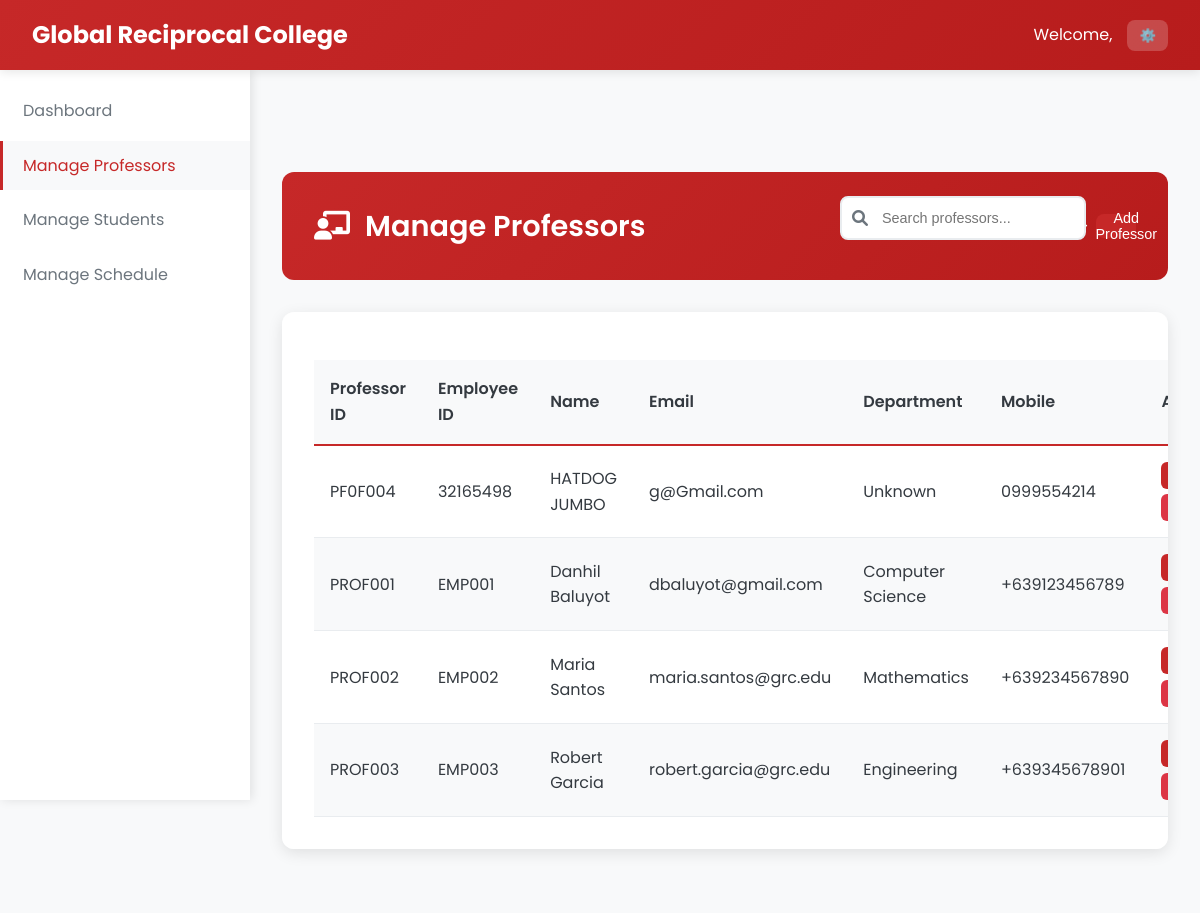
The app's page /Admin/admin_manage_professors.php (signed in) with its own data.
### tables this page shows
CREATE TABLE `professors` (
  `professor_id` varchar(20) NOT NULL,
  `employee_id` varchar(20) NOT NULL,
  `first_name` varchar(50) NOT NULL,
  `last_name` varchar(50) NOT NULL,
  `email` varchar(100) NOT NULL,
  `password` varchar(255) NOT NULL,
  `department` varchar(100) NOT NULL,
  `mobile` varchar(15) NOT NULL,
  `created_at` datetime NOT NULL,
  `updated_at` datetime NOT NULL
);

### Admin/admin_manage_professors.php (the view, shortened to what this page needs)
<?php
require_once '../php/db.php';
$query = "SELECT * FROM professors";
$professors = $pdo->query($query)->fetchAll();
?>
<!DOCTYPE html>
<html lang="en">
<head>
    <link rel="stylesheet" href="../css/styles_fixed.css">
    <link rel="stylesheet" href="https://cdnjs.cloudflare.com/ajax/libs/font-awesome/6.0.0/css/all.min.css">
</head>
<body>
    <nav class="navbar">
        <div class="navbar-brand">
            <span class="navbar-title">Global Reciprocal College</span>
        </div>
        <div class="navbar-user">
            <span>Welcome, <?php echo $_SESSION['name']; ?></span>
            <div class="user-dropdown">
                <button class="dropdown-toggle">⚙️</button>
            </div>
        </div>
    </nav>
    <aside class="sidebar">
        <ul class="sidebar-menu">
            <li class="sidebar-item">
                <a href="admin_dashboard.php" class="sidebar-link">Dashboard</a>
            </li>
            <li class="sidebar-item">
                <a href="admin_manage_professors.php" class="sidebar-link active">Manage Professors</a>
            </li>
            <li class="sidebar-item">
                <a href="admin_manage_students.php" class="sidebar-link">Manage Students</a>
            </li>
            <li class="sidebar-item">
                <a href="admin_manage_schedule.php" class="sidebar-link">Manage Schedule</a>
            </li>
        </ul>
    </aside>
    <main class="main-content">
        <div class="enhanced-header fade-in">
            <h1 class="header-title"><i class="fas fa-chalkboard-teacher" style="margin-right: 15px;"></i>Manage Professors</h1>
            <div class="header-actions">
                <div class="search-container">
                    <i class="fas fa-search search-icon"></i>
                    <input type="text" id="searchInput" class="search-input" placeholder="Search professors..." onkeyup="filterProfessors()">
                </div>
                <button class="btn-icon btn-primary" onclick="openModal('addProfessorModal')">
                    Add Professor
                </button>
            </div>
        </div>
        <div class="table-container">
            <table class="table">
                <thead>
                    <tr>
                        <th>Professor ID</th>
                        <th>Employee ID</th>
                        <th>Name</th>
                        <th>Email</th>
                        <th>Department</th>
                        <th>Mobile</th>
                        <th>Actions</th>
                    </tr>
                </thead>
                <tbody>
                    <?php foreach ($professors as $professor): ?>
                    <tr>
                        <td><?php echo $professor['professor_id']; ?></td>
                        <td><?php echo $professor['employee_id']; ?></td>
                        <td><?php echo $professor['first_name'] . ' ' . $professor['last_name']; ?></td>
                        <td><?php echo $professor['email']; ?></td>
                        <td><?php echo $professor['department']; ?></td>
                        <td><?php echo $professor['mobile']; ?></td>
                        <td>
                            <div class="action-buttons">
                                <button class="btn btn-sm btn-primary" onclick="editProfessor(<?php echo htmlspecialchars(json_encode($professor)); ?>)">
                                </button>
                                <form action="" method="POST" style="display:inline;">
                                    <button type="submit" class="btn btn-sm btn-danger" onclick="return confirm('Are you sure you want to delete this professor?')">
                                    </button>
                                </form>
                            </div>
                        </td>
                    </tr>
                    <?php endforeach; ?>
                </tbody>
            </table>
        </div>
    </main>
</body>
</html>

### css/styles_fixed.css (style rules this page uses)
:root { --primary: #C62828; --primary-dark: #B71C1C; --primary-light: #EF5350; --secondary: #2E7D32; --accent: #1565C0; --light: #f8f9fa; --dark: #343a40; --gray: #6c757d; --light-gray: #e9ecef; --success: #28a745; --warning: #ffc107; --danger: #dc3545; --info: #17a2b8; }
* { margin: 0; padding: 0; box-sizing: border-box; }
body { font-family: 'Poppins', sans-serif; background-color: var(--light); color: var(--dark); line-height: 1.6; }
.navbar { background: linear-gradient(135deg, var(--primary) 0%, var(--primary-dark) 100%); color: white; padding: 1rem 2rem; display: flex; justify-content: space-between; align-items: center; box-shadow: 0 2px 10px rgba(0, 0, 0, 0.1); position: sticky; top: 0; z-index: 1000; }
.navbar-brand { font-size: 1.5rem; font-weight: 700; display: flex; align-items: center; gap: 10px; }
.navbar-user { display: flex; align-items: center; gap: 15px; }
.user-dropdown { position: relative; }
.dropdown-toggle { background: rgba(255, 255, 255, 0.2); border: none; color: white; padding: 8px 12px; border-radius: 8px; cursor: pointer; transition: background-color 0.3s ease; }
.sidebar { width: 250px; background: white; height: calc(100vh - 70px); position: fixed; left: 0; top: 70px; box-shadow: 2px 0 10px rgba(0, 0, 0, 0.1); overflow-y: auto; transition: transform 0.3s ease; z-index: 999; transform: translateX(0); }
.sidebar-menu { list-style: none; padding: 1rem 0; }
.sidebar-item { margin-bottom: 5px; }
.sidebar-link { display: flex; align-items: center; padding: 12px 20px; color: var(--gray); text-decoration: none; transition: all 0.3s ease; border-left: 3px solid transparent; }
.sidebar-link.active { background: var(--light); color: var(--primary); border-left-color: var(--primary); }
.main-content { margin-left: 250px; margin-top: 70px; padding: 2rem; min-height: calc(100vh - 70px); background: var(--light); transition: margin-left 0.3s ease, padding 0.3s ease; }
.btn-icon { font-size: 1.2rem; font-weight: bold; background: rgba(255, 255, 255, 0.2); border-radius: 50%; width: 24px; height: 24px; display: flex; align-items: center; justify-content: center; }
.table-container { background: white; border-radius: 12px; box-shadow: 0 4px 15px rgba(0, 0, 0, 0.1); overflow: hidden; margin-bottom: 2rem; }
.table { width: 100%; border-collapse: collapse; }
.table th, .table td { padding: 1rem; text-align: left; border-bottom: 1px solid var(--light-gray); }
.table th { background: var(--light); font-weight: 600; color: var(--dark); }
.btn { padding: 10px 20px; border: none; border-radius: 8px; cursor: pointer; font-weight: 500; transition: all 0.3s ease; text-decoration: none; display: inline-block; }
.btn-primary { background: var(--primary); color: white; }
.btn-danger { background: var(--danger); color: white; }
.btn-sm { padding: 6px 12px; font-size: 0.875rem; }
.search-container { display: flex; gap: 10px; margin-bottom: 1rem; }
.search-input { flex: 1; padding: 10px 15px; border: 2px solid var(--light-gray); border-radius: 8px; font-size: 0.9rem; }
.btn { padding: 0.75rem 1.5rem; border: none; border-radius: 8px; cursor: pointer; font-size: 0.95rem; font-weight: 600; display: inline-flex; align-items: center; gap: 0.5rem; transition: all 0.2s ease; text-decoration: none; }
.btn-primary { background: linear-gradient(135deg, var(--primary) 0%, var(--primary-dark) 100%); color: white; }

### records on screen
professors: professor_id "PF0F004", employee "32165498", first_name "HATDOG", last_name "JUMBO", email "g@Gmail.com", department "Unknown", mobile "0999554214"
professors: professor_id "PROF001", employee "EMP001", first_name "Danhil", last_name "Baluyot", email "dbaluyot@gmail.com", department "Computer Science", mobile "+639123456789"
professors: professor_id "PROF002", employee "EMP002", first_name "Maria", last_name "Santos", email "maria.santos@grc.edu", department "Mathematics", mobile "+639234567890"
professors: professor_id "PROF003", employee "EMP003", first_name "Robert", last_name "Garcia", email "robert.garcia@grc.edu", department "Engineering", mobile "+639345678901"
